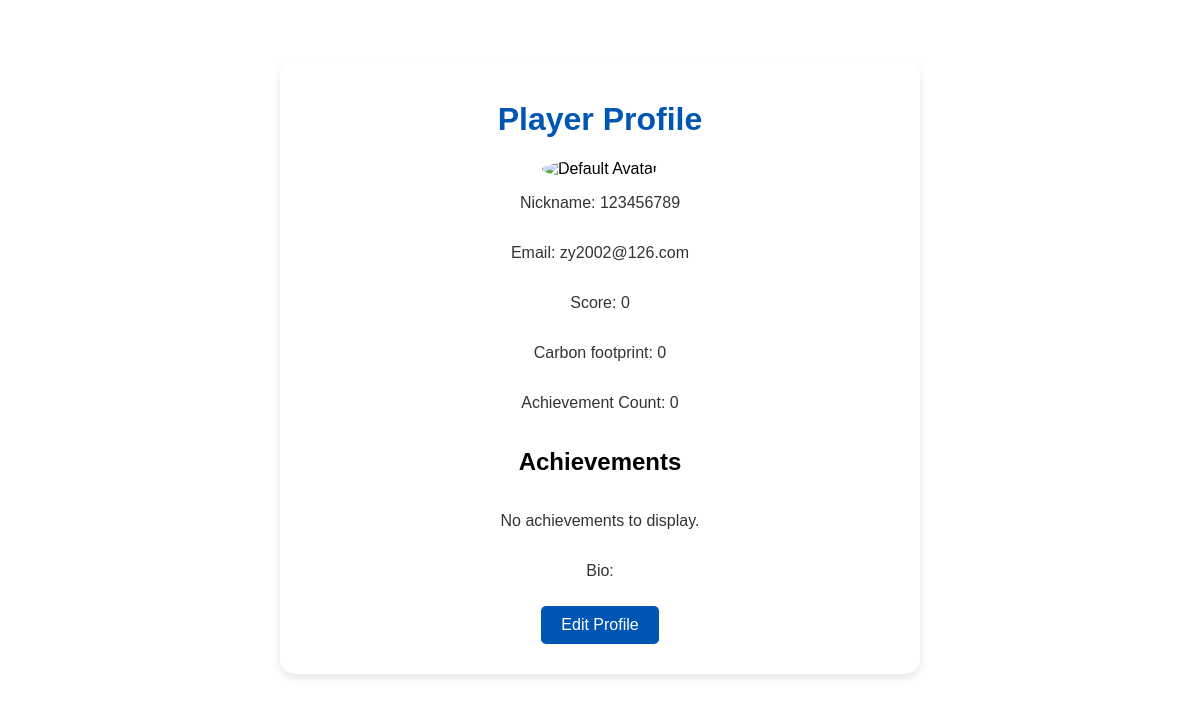
The page /profile/player_profile/123456789/ on the database its author committed.
### usersinformation/models.py (models this page shows, shortened)
class PlayerProfile(models.Model):
    avatar = models.ImageField(upload_to='avatars/', null=True, blank=True)
    nickname = models.CharField(max_length=255, blank=True)
    email = models.EmailField(blank=True)
    score = models.IntegerField(default=0)
    achievement_count = models.IntegerField(default=0)
    achievements = models.ManyToManyField(Achievement, blank=True, related_name='user')  # 添加多对多关系
    displayed_achievements = models.ManyToManyField(Achievement, related_name='displayed_by_users', blank=True)
    bio = models.TextField(blank=True)
    login_days = models.IntegerField(default=0)
    carbon = models.IntegerField(default=0)
    last_game_start = models.DateTimeField(null=True, blank=True)
    verified_locations_count = models.IntegerField(default=0)
    completed_series = models.ManyToManyField(Series, related_name='completed_by', blank=True)
    def unlocked_achievement_count(self):
        return Achievement.objects.filter(unlock_score__lte=self.score).count()

### usersinformation/views.py (the view)
# urls.py: path('player_profile/<str:nickname>/', views.player_profile, name='player_profile'),  # 添加这个路径
def player_profile(request, nickname):
    try:
        player_information = get_object_or_404(PlayerProfile, nickname=nickname)
        all_achievements = player_information.achievements.all()
        unlocked_achievement_count = player_information.unlocked_achievement_count()
        displayed_achievements = player_information.displayed_achievements.all()[:3] if player_information.displayed_achievements.exists() else all_achievements[:3]
        return render(request, "usersinformation/player_profile.html", {
            "player_information": player_information,
            "all_achievements": all_achievements,
            "displayed_achievements": displayed_achievements,
            "unlocked_achievement_count":unlocked_achievement_count,
        })
    except PlayerProfile.DoesNotExist:
        context = {'error': 'Player profile not found.'}
        return render(request, 'usersinformation/error.html', context)

### usersinformation/templates/usersinformation/player_profile.html (shortened to what this page needs)
<!DOCTYPE html>
{% load static %}
<html lang="en">
<head>
</head>
<body>
    <div class="container">
        <h1>Player Profile</h1>
        {% if player_information %}
            {% if player_information.avatar %}
                <img src="{{ player_information.avatar.url }}" alt="Avatar" class="avatar">
            {% else %}
                <img src="/static/images/defaultAvatar.jpg" alt="Default Avatar" class="avatar">
            {% endif %}
            <p>Nickname: {{ player_information.nickname }}</p>
            <p>Email: {{ player_information.email }}</p>
            <p>Score: {{ player_information.score }}</p>
            <p>Carbon footprint: {{ player_information.carbon }}</p>
            <p>Achievement Count: {{unlocked_achievement_count}}</p>
            <h2>Achievements</h2>
            <div class="achievements-container">
                {% for achievement in displayed_achievements %}
                <div class="achievement">
                    {% if achievement.icon %}
                    <img src="{{ achievement.icon.url }}" alt="{{ achievement.name }}" class="achievement-icon">
                    {% endif %}
                    <h3>{{ achievement.name }}</h3>
                </div>
                {% empty %}
                <p>No achievements to display.</p>
                {% endfor %}
            </div>
            <p>Bio: {{ player_information.bio }}</p>
            <a href="{% url 'usersinformation:edit_player_profile' player_information.nickname %}">Edit Profile</a>
        {% else %}
            <p>Player profile does not exist.</p>
        {% endif %}
    </div>
</body>
</html>

### rows shown on the page
PlayerProfile: nickname "123456789", email "zy2002@126.com", score "0", carbon "0"

### other values the page prints
{{ unlocked_achievement_count }} "0"
